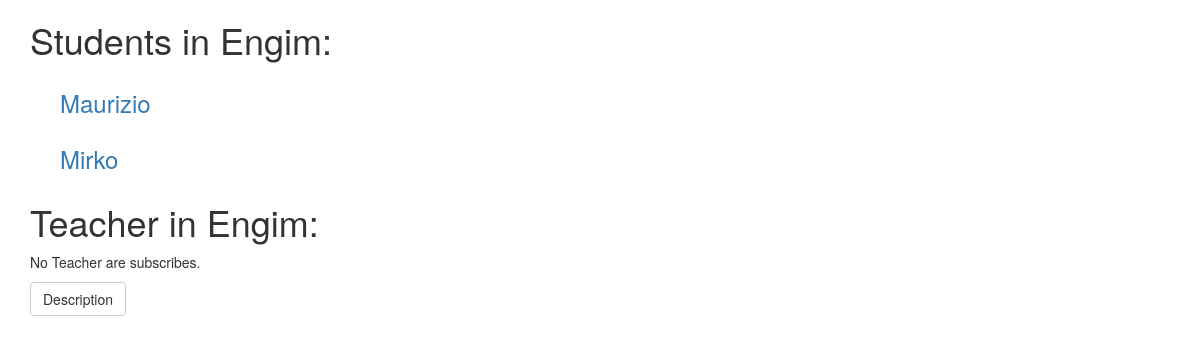
Page /school/ on the earlier database version.
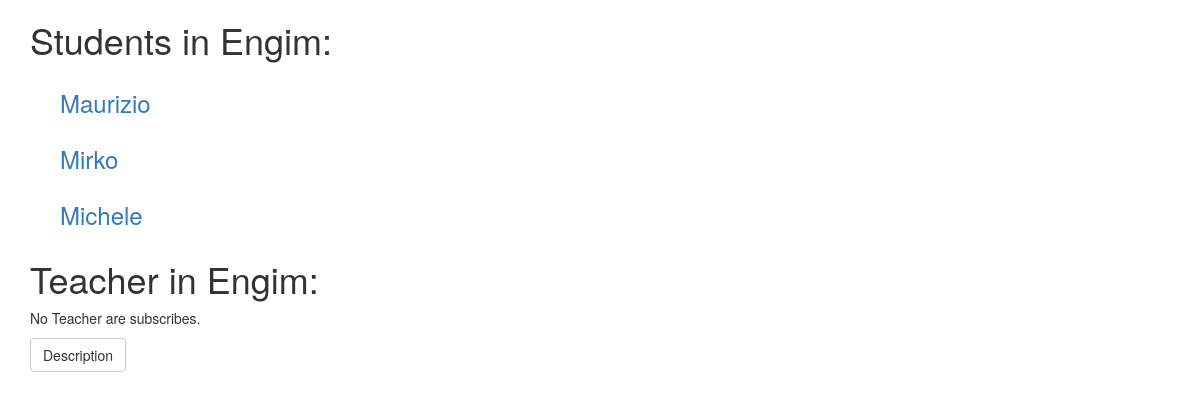
Same page on the later database version.
### bookmarks/models.py (models this page shows, shortened)
class Student(models.Model):
    name_student = models.CharField(max_length=50)
    surname_student = models.CharField(max_length=50)
    school_student = models.CharField(max_length=50)
    age_student = models.IntegerField()

### bookmarks/views.py (the view)
def index(request):
    list_students = Student.objects.order_by('id')[:3]
    list_teachers = Teacher.objects.order_by('age_teacher')[::-1]
    context = {
        'list_students': list_students,
        'list_teachers': list_teachers
    }
    return render(request, 'bookmarks/index.html', context)

### bookmarks/templates/bookmarks/index.html (shortened to what this page needs)
<!DOCTYPE html>
<html lang="en">
<head>
    <link rel="stylesheet" href="https://maxcdn.bootstrapcdn.com/bootstrap/3.3.7/css/bootstrap.min.css"
>
</head>
<body>
    <div class="container">
        <h1>Students in Engim:</h1>
        {% if list_students %}
            {% for student in list_students %}
            <h3 style="list-style-type:none; margin: 30px;"><a href="/school/student/{{ student.id }}/info">{{ student.name_student }}</a></h3>
            {% endfor %}
        {% else %}
        <p>No Student are subscribes.</p>
        {% endif %}
        <h1>Teacher in Engim:</h1>
        {% if list_teachers%}
            {% for teacher in list_teachers %}
            <h3 style="list-style-type:none; margin: 30px;"><a href="/school/teacher/{{ teacher.id }}/info">{{ teacher.name_teacher }}</a></h3>
            {% endfor %}
        {% else %}
        <p>No Teacher are subscribes.</p>
        {% endif %}
        <a class="btn btn-default" href="description/1">Description</a>
    </div>
</body>
</html>

Differences in the rows shown:
added Student: name_student "Michele"
